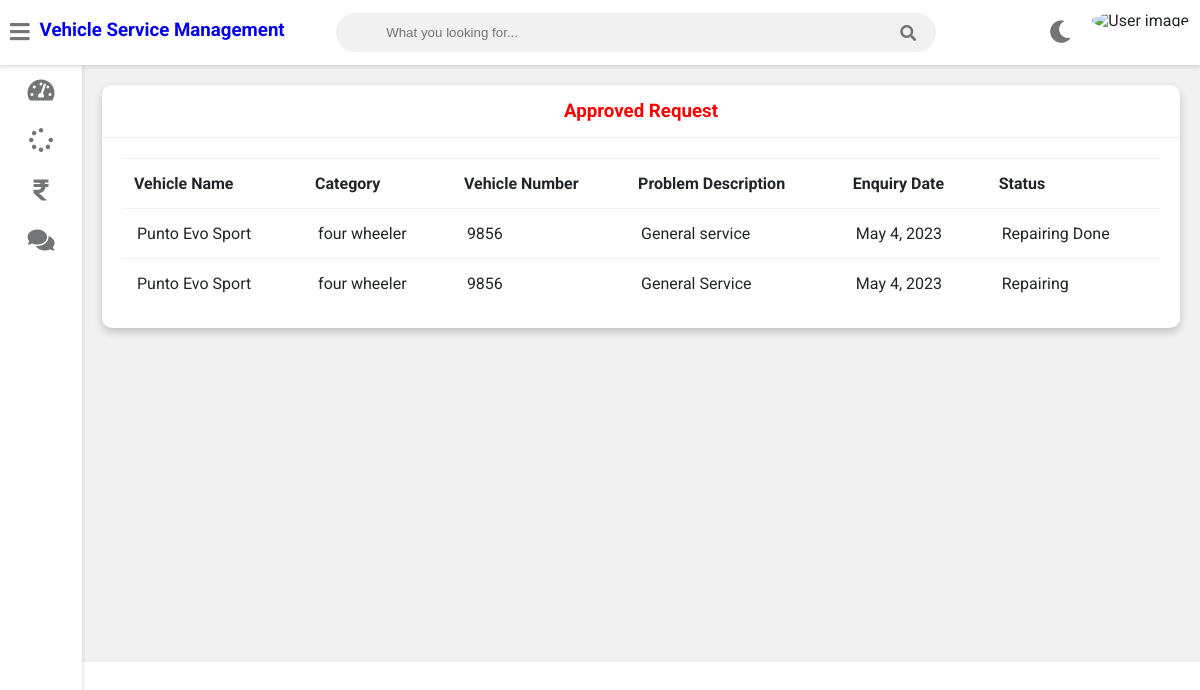
Before: /customer-view-approved-request (signed in) with the older database file.
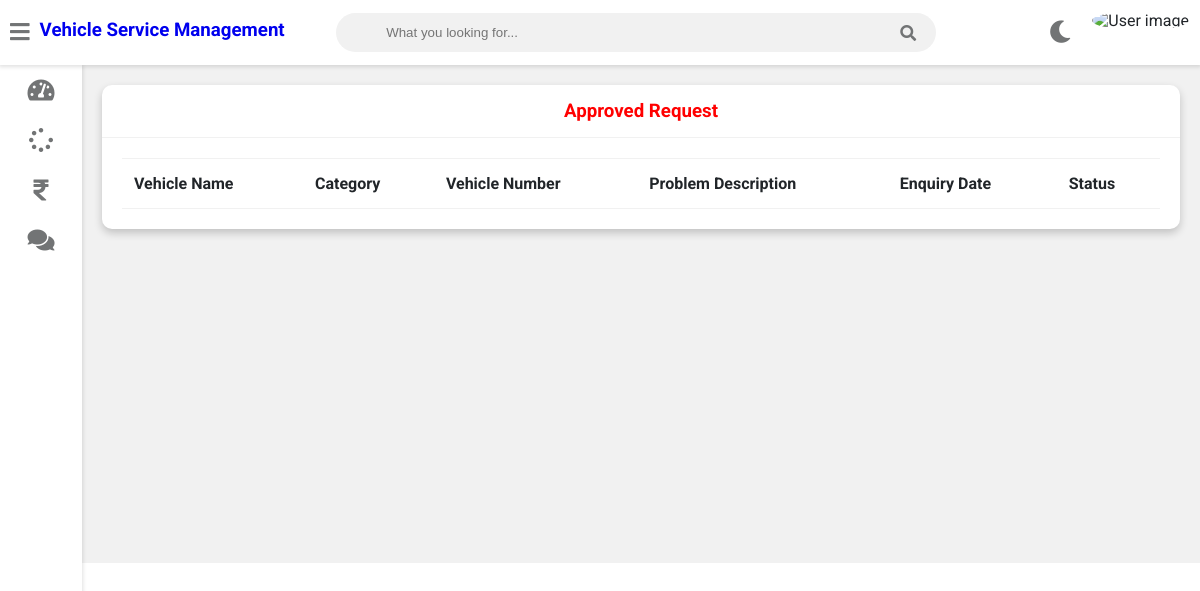
After: the same page with the newer database file.
### vehicle/models.py (models this page shows, shortened)
class Request(models.Model):
    cat=(('two wheeler with gear','two wheeler with gear'),('two wheeler without gear','two wheeler without gear'),('four wheeler','four wheeler'))
    category=models.CharField(max_length=50,choices=cat)
    vehicle_no = models.CharField(max_length=20,null=False)
    vehicle_name = models.CharField(max_length=40,null=False)
    vehicle_model = models.CharField(max_length=40,null=False)
    vehicle_brand = models.CharField(max_length=40,null=False)
    Km_Driven = models.PositiveIntegerField(max_length=40,null=True,blank=True)
    problem_description = models.CharField(max_length=500,null=False)
    date=models.DateField(auto_now=True)
    cost=models.PositiveIntegerField(null=True)
    customer=models.ForeignKey('Customer', on_delete=models.CASCADE,null=True)
    mechanic=models.ForeignKey('Mechanic',on_delete=models.CASCADE,null=True)
    stat=(('Pending','Pending'),('Approved','Approved'),('Repairing','Repairing'),('Repairing Done','Repairing Done'),('Released','Released'))
    status=models.CharField(max_length=50,choices=stat,default='Pending',null=True)

### vehicle/views.py (the view)
# urls.py: path('customer-view-approved-request',views.customer_view_approved_request_view,name='customer-view-approved-request'),
@login_required(login_url='customerlogin')
@user_passes_test(is_customer)
def customer_view_approved_request_view(request):
    customer=models.Customer.objects.get(user_id=request.user.id)
    enquiries=models.Request.objects.all().filter(customer_id=customer.id).exclude(status='Pending')
    return render(request,'vehicle/customer_view_approved_request.html',{'customer':customer,'enquiries':enquiries})

### vehicle/views.py (called while the page is built)
def is_customer(user):
    return user.groups.filter(name='CUSTOMER').exists()

### templates/vehicle/customer_view_approved_request.html
{% extends 'vehicle/customerbase.html' %}
{% block content %}
	<div class="wrapper">
		<div class="row">
			<div class="col-12 col-m-12 col-sm-12">
				<div class="card">
					<div class="card-header">
						<h3 style="color:red; text-align:center" >Approved Request
						</h3>
					</div>
					<div class="card-content">
						<table>
							<thead>
                <tr>
                  <th>Vehicle Name</th>
                  <th>Category</th>
                  <th>Vehicle Number</th>
                  <th>Problem Description</th>
                  <th>Enquiry Date</th>
                  <th>Status</th>
                </tr>
							</thead>
							<tbody>
                {% for enq in enquiries %}
                <tr>
                  <td>{{enq.vehicle_name}}</td>
                  <td>{{enq.category}}</td>
                  <td>{{enq.vehicle_no}}</td>
                  <td>{{enq.problem_description}}</td>
                  <td>{{enq.date}}</td>
                  <td>{{enq.status}}</td>
                  </tr>
                {% endfor %}
							</tbody>
						</table>
					</div>
				</div>
			</div>
		</div>
<br><br><br><br><br><br><br><br><br><br><br><br><br><br><br><br>
	</div>
{% endblock content %}

Changed rows visible on the page:
removed Request: vehicle_name "Punto Evo Sport", category "four wheeler", vehicle_no "9856", problem_description "General service", date "May 4, 2023", status "Repairing Done"
removed Request: vehicle_name "Punto Evo Sport", category "four wheeler", vehicle_no "9856", problem_description "General Service", date "May 4, 2023", status "Repairing"
